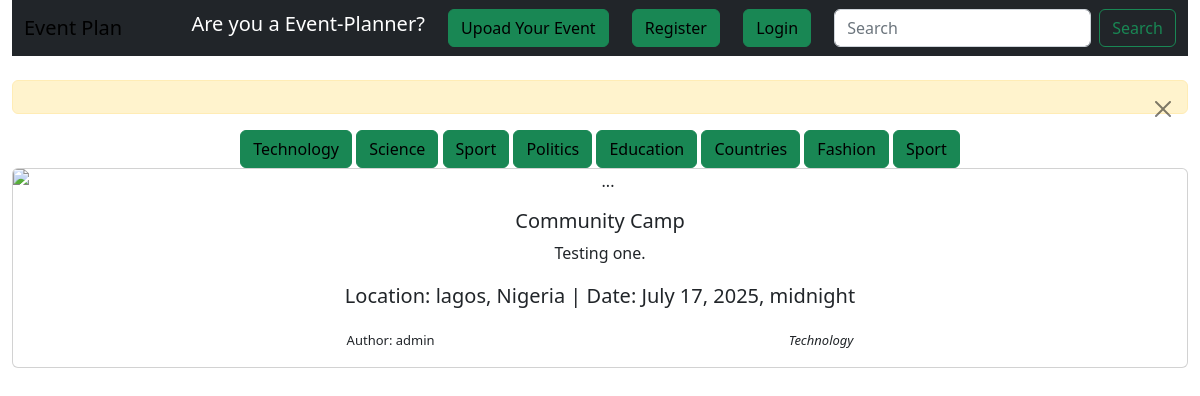
The app's page /detail/5 with its own data.
### event/models.py (models this page shows, shortened)
class Post(models.Model):
    title = models.CharField(max_length=100)
    author = models.ForeignKey(User, on_delete=models.CASCADE)
    description = models.TextField()
    category = models.CharField( max_length=100, default="Uncategory")
    location = models.CharField(max_length=100)
    date = models.DateTimeField()

### event/views.py (the view)
# urls.py: path('detail/<int:pk>', detail, name='detail'),
def detail(request, pk):
    post_tag = Post.objects.filter()[:8]
    post = Post.objects.get(id=pk)
    context = {
        'post':post,
        'cat':post_tag
    }
    return render(request, 'event/detail.html', context)

### event/templates/event/detail.html (shortened to what this page needs)
{% extends 'event/base.html' %}
{% block content%}
<div class="container">
    <div class="row row-col-6">
        <div class="col" style="text-align: center;">
            {% for cat in cat %}
                <a href="{% url 'category' cat.category %}" class="nav-item btn btn-success">{{cat.category}}</a>
            {% endfor %}
        </div>
    </div>
</div>
<center>
    <div class="card">
        <img src="..." class="card-img-top" alt="...">
        <div class="card-body">
            <h5 class="card-title">{{post.title|title}}</h5>
            <p class="card-text"> {{post.description}}.</p>
            <p class="lead">Location: {{post.location}} | Date: {{post.date}}</p>
            <b class="lead" style="font-size: small; padding-right:350px ;">Author: {{post.author}}</b>
            <i class="lead" style="font-size: small;">{{post.category}}</i><br>
        </div>
    </div>
</center>
{% endblock %}

### event/static/style.css (style rules this page uses)
a:link { text-decoration-line: none; text-emphasis: none; text-decoration: none; text-transform: none; color: black; }

### records on screen
Post: category "Technology", title "Community Camp", description "Testing one", location "lagos, Nigeria", date "July 17, 2025, midnight", author "admin"
Post: category "Science"
Post: category "Sport"
Post: category "Politics"
Post: category "Education"
Post: category "Countries"
Post: category "Fashion"
Post: category "Sport"
